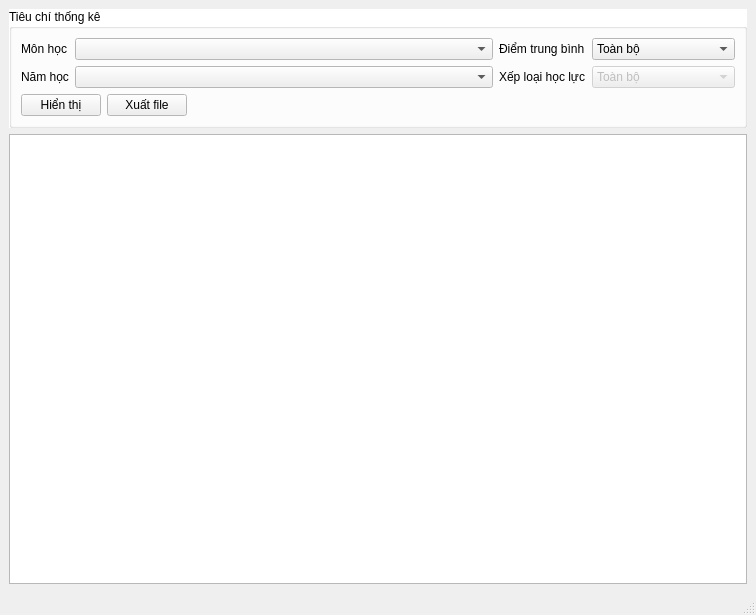
<?xml version="1.0" encoding="UTF-8"?>
<ui version="4.0">
 <class>thongkehocsinh</class>
 <widget class="QMainWindow" name="thongkehocsinh">
  <property name="windowModality">
   <enum>Qt::WindowModality::WindowModal</enum>
  </property>
  <property name="geometry">
   <rect>
    <x>0</x>
    <y>0</y>
    <width>756</width>
    <height>615</height>
   </rect>
  </property>
  <property name="windowTitle">
   <string>Thống kê học sinh – HongGrader</string>
  </property>
  <widget class="QWidget" name="centralwidget">
   <layout class="QVBoxLayout" name="verticalLayout">
    <item>
     <widget class="QGroupBox" name="groupBox">
      <property name="palette">
       <palette>
        <active>
         <colorrole role="Window">
          <brush brushstyle="SolidPattern">
           <color alpha="255">
            <red>255</red>
            <green>255</green>
            <blue>255</blue>
           </color>
          </brush>
         </colorrole>
        </active>
        <inactive>
         <colorrole role="Window">
          <brush brushstyle="SolidPattern">
           <color alpha="255">
            <red>255</red>
            <green>255</green>
            <blue>255</blue>
           </color>
          </brush>
         </colorrole>
        </inactive>
        <disabled>
         <colorrole role="Base">
          <brush brushstyle="SolidPattern">
           <color alpha="255">
            <red>255</red>
            <green>255</green>
            <blue>255</blue>
           </color>
          </brush>
         </colorrole>
         <colorrole role="Window">
          <brush brushstyle="SolidPattern">
           <color alpha="255">
            <red>255</red>
            <green>255</green>
            <blue>255</blue>
           </color>
          </brush>
         </colorrole>
        </disabled>
       </palette>
      </property>
      <property name="autoFillBackground">
       <bool>true</bool>
      </property>
      <property name="title">
       <string>Tiêu chí thống kê</string>
      </property>
      <layout class="QGridLayout" name="gridLayout">
       <item row="1" column="0" colspan="3">
        <spacer name="verticalSpacer">
         <property name="orientation">
          <enum>Qt::Orientation::Vertical</enum>
         </property>
         <property name="sizeType">
          <enum>QSizePolicy::Policy::Preferred</enum>
         </property>
         <property name="sizeHint" stdset="0">
          <size>
           <width>707</width>
           <height>0</height>
          </size>
         </property>
        </spacer>
       </item>
       <item row="2" column="0" colspan="3">
        <layout class="QHBoxLayout" name="horizontalLayout_6">
         <item>
          <widget class="QPushButton" name="BThienthi">
           <property name="text">
            <string>Hiển thị</string>
           </property>
          </widget>
         </item>
         <item>
          <widget class="QPushButton" name="BTxuatfile">
           <property name="text">
            <string>Xuất file</string>
           </property>
          </widget>
         </item>
         <item>
          <spacer name="horizontalSpacer">
           <property name="orientation">
            <enum>Qt::Orientation::Horizontal</enum>
           </property>
           <property name="sizeHint" stdset="0">
            <size>
             <width>40</width>
             <height>20</height>
            </size>
           </property>
          </spacer>
         </item>
        </layout>
       </item>
       <item row="0" column="2">
        <layout class="QFormLayout" name="formLayout_2">
         <item row="0" column="0">
          <widget class="QLabel" name="label_4">
           <property name="text">
            <string>Điểm trung bình</string>
           </property>
           <property name="buddy">
            <cstring>CBdiem</cstring>
           </property>
          </widget>
         </item>
         <item row="0" column="1">
          <widget class="QComboBox" name="CBdiem">
           <item>
            <property name="text">
             <string>Toàn bộ</string>
            </property>
           </item>
           <item>
            <property name="text">
             <string>Trên 8</string>
            </property>
           </item>
           <item>
            <property name="text">
             <string>Trên 5</string>
            </property>
           </item>
           <item>
            <property name="text">
             <string>Dưới 5</string>
            </property>
           </item>
          </widget>
         </item>
         <item row="1" column="0">
          <widget class="QLabel" name="label_5">
           <property name="text">
            <string>Xếp loại học lực</string>
           </property>
           <property name="buddy">
            <cstring>CBdanhgia</cstring>
           </property>
          </widget>
         </item>
         <item row="1" column="1">
          <widget class="QComboBox" name="CBdanhgia">
           <property name="enabled">
            <bool>false</bool>
           </property>
           <item>
            <property name="text">
             <string>Toàn bộ</string>
            </property>
           </item>
           <item>
            <property name="text">
             <string>Giỏi</string>
            </property>
           </item>
           <item>
            <property name="text">
             <string>Khá</string>
            </property>
           </item>
           <item>
            <property name="text">
             <string>Trung bình</string>
            </property>
           </item>
           <item>
            <property name="text">
             <string>Yếu</string>
            </property>
           </item>
           <item>
            <property name="text">
             <string>Kém</string>
            </property>
           </item>
          </widget>
         </item>
        </layout>
       </item>
       <item row="0" column="0" colspan="2">
        <layout class="QFormLayout" name="formLayout">
         <item row="0" column="0">
          <widget class="QLabel" name="label">
           <property name="text">
            <string>Môn học</string>
           </property>
           <property name="buddy">
            <cstring>CBmonhoc</cstring>
           </property>
          </widget>
         </item>
         <item row="0" column="1">
          <widget class="QComboBox" name="CBmonhoc"/>
         </item>
         <item row="1" column="0">
          <widget class="QLabel" name="label_2">
           <property name="text">
            <string>Năm học</string>
           </property>
           <property name="buddy">
            <cstring>CBnamhoc</cstring>
           </property>
          </widget>
         </item>
         <item row="1" column="1">
          <widget class="QComboBox" name="CBnamhoc"/>
         </item>
        </layout>
       </item>
      </layout>
     </widget>
    </item>
    <item>
     <widget class="QTableView" name="tabletkhocsinh">
      <property name="editTriggers">
       <set>QAbstractItemView::EditTrigger::NoEditTriggers</set>
      </property>
      <property name="selectionBehavior">
       <enum>QAbstractItemView::SelectionBehavior::SelectRows</enum>
      </property>
     </widget>
    </item>
   </layout>
  </widget>
  <widget class="QMenuBar" name="menubar">
   <property name="geometry">
    <rect>
     <x>0</x>
     <y>0</y>
     <width>756</width>
     <height>26</height>
    </rect>
   </property>
  </widget>
  <widget class="QStatusBar" name="statusbar"/>
 </widget>
 <tabstops>
  <tabstop>CBmonhoc</tabstop>
  <tabstop>CBnamhoc</tabstop>
  <tabstop>CBdiem</tabstop>
  <tabstop>CBdanhgia</tabstop>
  <tabstop>BThienthi</tabstop>
  <tabstop>BTxuatfile</tabstop>
  <tabstop>tabletkhocsinh</tabstop>
 </tabstops>
 <resources/>
 <connections/>
</ui>
